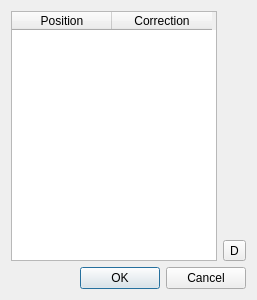
<ui version="4.0" >
 <class>EditCPointsDialog</class>
 <widget class="QDialog" name="EditCPointsDialog" >
  <property name="geometry" >
   <rect>
    <x>0</x>
    <y>0</y>
    <width>257</width>
    <height>300</height>
   </rect>
  </property>
  <property name="windowTitle" >
   <string>Edit Control Points</string>
  </property>
  <layout class="QVBoxLayout" >
   <item>
    <layout class="QHBoxLayout" >
     <item>
      <widget class="QTableWidget" name="tableTW" >
       <column>
        <property name="text" >
         <string>Position</string>
        </property>
       </column>
       <column>
        <property name="text" >
         <string>Correction</string>
        </property>
       </column>
      </widget>
     </item>
     <item>
      <layout class="QVBoxLayout" >
       <item>
        <spacer>
         <property name="orientation" >
          <enum>Qt::Vertical</enum>
         </property>
         <property name="sizeHint" >
          <size>
           <width>20</width>
           <height>40</height>
          </size>
         </property>
        </spacer>
       </item>
       <item>
        <widget class="QToolButton" name="delBT" >
         <property name="toolTip" >
          <string>&lt;html>&lt;head>&lt;meta name="qrichtext" content="1" />&lt;style type="text/css">
p, li { white-space: pre-wrap; }
&lt;/style>&lt;/head>&lt;body style=" font-family:'Sans Serif'; font-size:10pt; font-weight:400; font-style:normal;">
&lt;p style=" margin-top:0px; margin-bottom:0px; margin-left:0px; margin-right:0px; -qt-block-indent:0; text-indent:0px;">Delete selected&lt;/p>&lt;/body>&lt;/html></string>
         </property>
         <property name="text" >
          <string>D</string>
         </property>
        </widget>
       </item>
      </layout>
     </item>
    </layout>
   </item>
   <item>
    <widget class="QDialogButtonBox" name="buttonBox" >
     <property name="orientation" >
      <enum>Qt::Horizontal</enum>
     </property>
     <property name="standardButtons" >
      <set>QDialogButtonBox::Cancel|QDialogButtonBox::NoButton|QDialogButtonBox::Ok</set>
     </property>
    </widget>
   </item>
  </layout>
 </widget>
 <resources/>
 <connections>
  <connection>
   <sender>buttonBox</sender>
   <signal>accepted()</signal>
   <receiver>EditCPointsDialog</receiver>
   <slot>accept()</slot>
   <hints>
    <hint type="sourcelabel" >
     <x>248</x>
     <y>254</y>
    </hint>
    <hint type="destinationlabel" >
     <x>157</x>
     <y>274</y>
    </hint>
   </hints>
  </connection>
  <connection>
   <sender>buttonBox</sender>
   <signal>rejected()</signal>
   <receiver>EditCPointsDialog</receiver>
   <slot>reject()</slot>
   <hints>
    <hint type="sourcelabel" >
     <x>316</x>
     <y>260</y>
    </hint>
    <hint type="destinationlabel" >
     <x>286</x>
     <y>274</y>
    </hint>
   </hints>
  </connection>
 </connections>
</ui>
